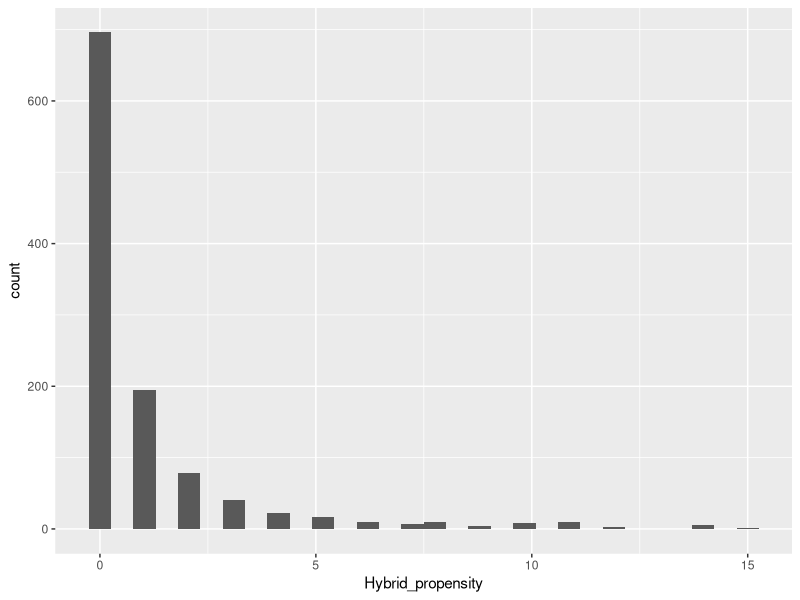

Here is the R script that generated this plot: (Note: this script raises an error after producing the figure.)
# The genetic landscape of hybridisation in the British flora #
# Max R. Brown, Peter M. Hollingsworth, Laura Forrest, Michelle Hart, Laura Jones, Col Ford, Tim Rich, Natasha de Vere, Alex D. Twyford #

# All code Max Brown #
# Last updated: 04.06.20 #


# Questions arising from the manuscript that need specific answers.

# Libraries needed #
library(data.table)
library(ggplot2)
library(Hmisc)
library(dplyr)

# dependent on parts 1:6 and objects therein.

##### Q1. What is the distribution of hybrid propensity? How many hybrids analysed? #####

# requires dat2_1.csv
data2.1 <- fread(file = "./data/Backups/data2.1_both200220.csv")
# add genus size
data2.1 <- data2.1[,.(Taxa, Hybrid_propensity, Genus.Size = .N), by = .(Genus)]
# adjusted the smoothing parameter, it's an exponentially decaying distribution.
ggplot(data2.1, aes(x = Hybrid_propensity))+ geom_histogram()
#+stat_density(adjust = 5)

# dist.sequ.cp4; dist.sequ.its4 needed

dist.sequ.cp4[test == TRUE] # 413
dist.sequ.its4[test == TRUE] # 279

##### Q2. How many multi-species genera do, and how many do not, have naturally occurring hybrids? #####
# for native species only #

# 123 multi species genera have naturally occurring hybrids. Largest genera (Carex, Sorbus, Juncus, Ranunculus, Potamogeton)
data2.1[, .(Genus_size = .N,
           Hybrid_propensity = sum(Hybrid_propensity)), by = "Genus"
       ][
         Genus_size > 1 & Hybrid_propensity > 0
         ][
           order(-Genus_size)]
# 121 multi species genera have no naturally occurring hybrids.
data2.1[, .(Genus_size = .N,
           Hybrid_propensity = sum(Hybrid_propensity)), by = "Genus"
       ][
         Genus_size > 1 & Hybrid_propensity == 0
         ][
           order(-Genus_size)]


##### Q3. Which large genera have no hybrids (give genera names and number of species)? #####

# see Q2. #


##### Q4. Which multi-species genera (with 5+ species) have the highest and lowest congeneric genetic divergence? #####

# PLASTID, dist.sequ.cp4 is the dataset. `test` contains whether hybrid formed or not.
# create genus size
mer <- unique(data2.1[, .(Genus1 = (Genus), Genus.Size)])
data2.2 <- mer[dist.sequ.cp4, on = "Genus1"]

# all genera with >= 5 species, hybridising or not.
data2.2[Genus.Size >=5, .(Mdist = mean(value)), by = "Genus1"][order(-Mdist)]
# only hybridising taxa
data2.2[Genus.Size >=5 & test == TRUE, .(Mdist = mean(value)), by = "Genus1"][order(-Mdist)]
# only hybridising genera
# cleaning
onlyhybs <- unique(data2.2[,.(Genus1, test)])
onlyhybs[, N := .N, by = "Genus1"]
onlyhybs[, Hybridising_genera := ifelse(test = N == 2, yes = TRUE, no = test)]
data2.3 <- unique(onlyhybs[, .(Genus1, Hybridising_genera)])[data2.2, on = "Genus1"]
# answer
data2.3[Genus.Size >=5 & Hybridising_genera == TRUE, .(Mdist = mean(value)), by = "Genus1"][order(-Mdist)]


dist.sequ.cp4[test == TRUE][,.(Mdist = mean(value)), by = .(Genus1)][order(-Mdist)]

# ITS
# merge with data created from Genetic_distance_matrices.R
data2.4 <- mer[dist.sequ.its4, on = "Genus1"]

# all genera with >= 5 species, hybridising or not.
data2.4[Genus.Size >= 5, .(Mdist = mean(value)), by = "Genus1"][order(-Mdist)]
# only hybridising taxa
its_5plus_taxa_dist_hybs <- data2.4[Genus.Size >=5 & test == TRUE, .(Mdist = mean(value), N=.N), by = "Genus1"][order(-Mdist)]

fwrite(its_5plus_taxa_dist_hybs, "./data/supp_its_5plus_taxa_dist_genera.csv")

## THIS BIT IS IN THE MANUSCRIPT ##
# only hybridising genera
# cleaning
onlyhybs2 <- unique(data2.4[,.(Genus1, test)])
onlyhybs2[, N := .N, by = "Genus1"]
onlyhybs2[, Hybridising_genera := ifelse(test = N == 2, yes = TRUE, no = test)]
data2.5 <- unique(onlyhybs2[, .(Genus1, Hybridising_genera)])[data2.4, on = "Genus1"]
# answer(s)
data2.5[Genus.Size >=5 & Hybridising_genera == TRUE, .(Mdist = mean(value)), by = "Genus1"][order(-Mdist)]
data2.5[test == TRUE & Genus.Size >= 5, .(Mdist = mean(value), SE = sd(value)/sqrt(.N), N=.N), by = .(Genus1)][order(-Mdist)]

# export these results?


##### Q4.1 Do annuals have on average lower genetic distance than perennials? #####

### ITS ###
# merge with annual perennial data
annper4 <- fread("../data/Trait_databases/annual_perennial_britf_fl_updated.csv")

test <- annper4[data2.5, on = .(Species = rn)]
annper5<- rbind(annper4, data.table(Species = unique(test[is.na(AnnPer)]$Species),
           AnnPer = c("p", "p", "p", "a", "p", "p", "p", "p", "a", "a", 
                      "a", "p", "a", "p", "p", "p", "p", "p", "p", "p", "p",
                      "a", "a", "p", "p", "p", "a", "p", "p", "p", "p",
                      "p", "a", "p")))
annpertests <- annper5[data2.5, on = .(Species = rn)]
annpertests[AnnPer == ""]$AnnPer <- "a"
annpertests[AnnPer == "b"]$AnnPer <- "p"

# annuals do have on average lower genetic distance, but the lowest distance class
# is perennial species that hybridise.
annpertests[, .(Mdist=mean(value), SEM=sd(value)/sqrt(.N)), by = .(AnnPer, test)]

### CPDNA ###

test2 <- annper5[data2.3, on = .(Species = rn)][is.na(AnnPer)]
annper6 <- rbind(annper5, data.table(Species = unique(test2[is.na(AnnPer)]$Species),
           AnnPer = c("p", "p", "p", "p", "p", "p", "p", "a", "p"))) 
annpertests2 <- annper6[data2.3, on = .(Species = rn)]
annpertests2[AnnPer == ""]$AnnPer <- "a"
annpertests2[AnnPer == "b"]$AnnPer <- "p"

annpertests2[, .(Mdist=mean(value), SEM=sd(value)/sqrt(.N)), by = .(AnnPer, test)]

##### Q5. What is the mean and SE for genetic distance for the hybridisation boxplots? Are the statistically significant differences between hybridising and non-hybridising taxa? #####

# PLASTID
# again, the dataset is dist.sequ.cp4
dist.sequ.cp4[,.(Mean_CP = mean(value), 
                 SE_CP = sd(value)/sqrt(.N)), by = "test"] %>%
  # plot
  ggplot(aes(x = test, y = Mean_CP))+
  geom_point()+
  theme_bw()+
  geom_errorbar(aes(ymin = Mean_CP -SE_CP, ymax = Mean_CP + SE_CP))

# very significantly different.
wilcox.test(value ~ test, data = dist.sequ.cp4, conf.int = TRUE)

# boxplot plastid


# ITS
# again, the dataset is dist.sequ.its4
dist.sequ.its4[,.(Mean_ITS = mean(value), 
                  SE_ITS = sd(value)/sqrt(.N)), by = "test"] %>%
  # plot
  ggplot(aes(x = test, y = Mean_ITS))+
  geom_point()+
  theme_bw()+
  geom_errorbar(aes(ymin = Mean_ITS -SE_ITS, ymax = Mean_ITS + SE_ITS))

# very significantly different.
wilcox.test(conf.int = TRUE, value ~ test, data = dist.sequ.its4)

# mean and standard error for ITS.
dist.sequ.its4[, .(Mean = mean(value),
                   SE = sd(value)/sqrt(.N)), by = "test"]

##### Q6. Which are good examples of closely related taxa that do not hybridise? (What is their mean genetic distance and number of species per genus) #####

# PLASTID
# ALL GENERA
data2.2[Genus.Size >=2, .(Mdist = mean(value)), by = "Genus1"][order(Mdist)][1:10]
# ONLY NON-HYBRIDISING TAXA
data2.2[Genus.Size >=2 & test == FALSE, .(Mdist = mean(value)), by = "Genus1"][order(Mdist)][1:10]
# ONLY NON-HYBRIDISING GENERA
data2.3[Genus.Size >=2 & Hybridising_genera == FALSE, .(Mdist = mean(value)), by = "Genus1"][order(Mdist)][1:10]

# ITS
# ALL GENERA (used in manuscript.)
data2.4[Genus.Size >=2, .(Mdist = mean(value)), by = "Genus1"][order(Mdist)][1:10]
# ONLY NON-HYBRIDISING TAXA
data2.4[Genus.Size >=2 & test == FALSE, .(Mdist = mean(value)), by = "Genus1"][order(Mdist)][1:10]
# ONLY NON-HYBRIDISING GENERA
data2.5[Genus.Size >=2 & Hybridising_genera == FALSE, .(Mdist = mean(value)), by = "Genus1"][order(Mdist)][1:10]
